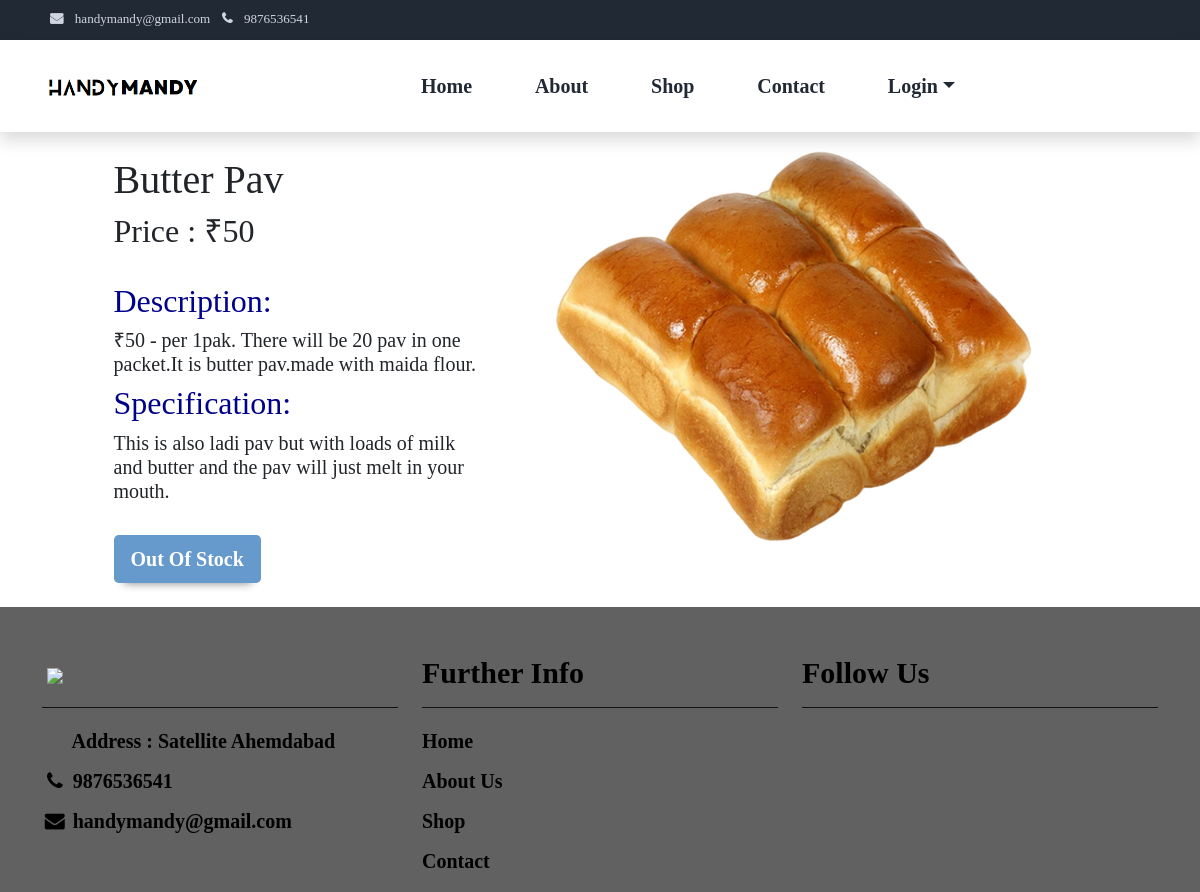
Screenshot of /category/productdetail/11/ with the database file from the repository.
### CategoryApp/models.py (models this page shows, shortened)
class ProductModel(models.Model):
    vendorId = models.IntegerField(default=1)
    subCategory = models.ForeignKey(SubCategoryModel,on_delete=models.CASCADE)
    name = models.CharField(max_length=100,default='')
    price = models.BigIntegerField(default='')
    stock = models.IntegerField(default=0)
    description = models.TextField(default='')
    specification = models.TextField(default='')
    image = models.ImageField(upload_to='product/',default='')

### CategoryApp/views.py (the view, shortened to what this page needs)
# urls.py: path('productdetail/<int:productId>/',userproductdetailview ,name='productdetailurl'),
def userproductdetailview(request,productId):
    sessionData = sessionDataView(request)
    productData = ProductModel.objects.get(pk=productId)
    orderProductDataNew = CartModel.objects.filter(productId=productId)
    iOrderCountNew = 0
    for i in orderProductDataNew:
        if i.orderId != 0:
            iOrderCountNew = iOrderCountNew+ (i.qty)
    sStockFlag = False
    if productData.stock > iOrderCountNew:
        sStockFlag = True
    return render(request,'user-product-detail.html',{'productData':productData,'navData':sessionData,"isStock":sStockFlag})

### UserApp/templates/user-product-detail.html (shortened to what this page needs)
{% extends 'base2.html' %}
{% load static %}
{% block content %}
<body>
<div class="container h-100">
  <div class="row d-flex justify-content-center align-items-center h-100">
    <div class="col-lg-12 col-xl-11">
          <div class="row justify-content-center">
            <div class="col-md-10 col-lg-6 col-xl-5 order-2 order-lg-1">
              <p class="text-left h2 mb-2 fw-bold  mx-1 mx-md-4 mt-4" id="detailname">{{productData.name}}</p>
              <form method="POST" class="mx-1 mx-md-4">
                <div class="d-flex flex-row text-left mb-4">
                  <div class="form-outline flex-fill mb-0">
                    <h2>Price : ₹{{productData.price}}</h2>
                  </div>
                </div>
                <div class="d-flex flex-row text-left mb-4">
                  <div class="form-outline flex-fill mb-0">
                    <h2 style="color: darkblue;">Description:</h2>
                    <h5>{{productData.description}}</h5>
                    <h2 style="color: darkblue;">Specification:</h2>
                    <h5>{{productData.specification}}</h5>
                  </div>
                </div>
                <div class="d-flex text-left mb-3 mb-lg-4">
                  {% if isStock == True %}
                    <button type="submit" class="btn btn-lg">Add to cart</button>
                  {% else %}
                    <button class="btn btn-lg">Out Of Stock</button>
                  {% endif %}
                </div>
              </form>
            </div>
            <div class="col-md-10 col-lg-6 col-xl-7 d-flex align-items-center order-1 order-lg-2">
              <img src="{{ productData.image.url }}" class="img-fluid" alt="Sample image">
            </div>
          </div>
        </div>
      </div>
    </div>
  </body>
{%endblock%}

### rows the page displays
ProductModel: name "Butter Pav", price "50", description "₹50 - per 1pak. There will be 20 pav in one packet.It is butter pav.made with maida flour.", specification "This is also ladi pav but with loads of milk and butter and the pav will just melt in your mouth.", image (picture)
